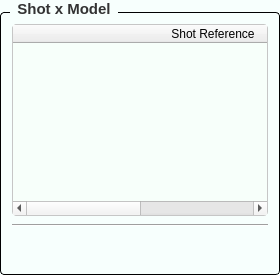
             <widget class="QGroupBox" name="groupAssignShot">
              <property name="sizePolicy">
               <sizepolicy hsizetype="Expanding" vsizetype="Preferred">
                <horstretch>1</horstretch>
                <verstretch>0</verstretch>
               </sizepolicy>
              </property>
              <property name="maximumSize">
               <size>
                <width>16777215</width>
                <height>350</height>
               </size>
              </property>
              <property name="font">
               <font>
                <family>Segoe UI</family>
                <pointsize>-1</pointsize>
                <weight>75</weight>
                <bold>true</bold>
               </font>
              </property>
              <property name="styleSheet">
               <string notr="true">/* Khung chính của GroupBox */
QGroupBox {
    background-color: #F7FFFD; /* Màu nền theo yêu cầu của bạn */
    border: 1px solid #000000; /* Viền xám mảnh để định hình khối */
    border-radius: 4px;        /* Bo tròn góc 4px đồng bộ với QPushButton */
    margin-top: 12px;          /* Tạo khoảng cách phía trên để nhường chỗ cho chữ tiêu đề */
    font-size: 15px;           /* Kích thước chữ tiêu đề */
    font-weight: bold;         /* Làm đậm chữ tiêu đề */
    color: #333333;            /* Màu chữ tiêu đề */
}

/* Tùy chỉnh vị trí của chữ tiêu đề GroupBox */
QGroupBox::title {
    subcontrol-origin: margin;
    subcontrol-position: top left; /* Đặt tiêu đề ở góc trên bên trái */
    left: 10px;                    /* Đẩy chữ dịch vào trong một chút cho đẹp */
    padding: 0px 5px;              /* Khoảng cách đệm xung quanh chữ */
}
</string>
              </property>
              <property name="title">
               <string>Shot x Model</string>
              </property>
              <layout class="QGridLayout" name="gridLayout_22">
               <item row="0" column="0">
                <layout class="QVBoxLayout" name="vlayout_shot_v">
                 <property name="spacing">
                  <number>8</number>
                 </property>
                 <item>
                  <widget class="QTableWidget" name="tableWidget_shotxmodel">
                   <property name="minimumSize">
                    <size>
                     <width>0</width>
                     <height>0</height>
                    </size>
                   </property>
                   <property name="font">
                    <font>
                     <family>Segoe UI</family>
                     <pointsize>10</pointsize>
                    </font>
                   </property>
                   <property name="styleSheet">
                    <string notr="true">/* Khung chính của bảng TableView */
QTableView {
    background-color: #F7FFFA; /* Màu xanh lá nhạt dịu mắt (Mint Light) */
    border: 1px solid #c6c6c6;  /* Viền xám mảnh đồng bộ */
    border-radius: 4px;         /* Bo tròn góc 4px */
    gridline-color: #d0ebd5;    /* Màu của các đường lưới ngăn cách ô (xanh lá rất nhạt) */
}

/* Màu nền của từng ô dữ liệu bên trong bảng */
QTableView::item {
    background-color: #F7FFFA; /* Đồng bộ màu xanh lá nhạt cho các ô */
    color: #2c3e50;            /* Màu chữ tối để dễ đọc */
}

/* Hiệu ứng khi di chuột qua một dòng/ô */
QTableView::item:hover {
    background-color: #F5FFE1; /* Xanh lá đậm hơn một chút khi di chuột */
}

/* Hiệu ứng khi NGƯỜI DÙNG CLICK CHỌN một dòng/ô */
QTableView::item:selected {
    background-color: #E9F8FF; /* Đổi thành màu xanh lá đậm khi được chọn */
    color: black;              /* Chữ chuyển sang trắng để nổi bật */
}
</string>
                   </property>
                   <property name="editTriggers">
                    <set>QAbstractItemView::DoubleClicked|QAbstractItemView::EditKeyPressed</set>
                   </property>
                   <property name="alternatingRowColors">
                    <bool>true</bool>
                   </property>
                   <property name="selectionBehavior">
                    <enum>QAbstractItemView::SelectRows</enum>
                   </property>
                   <property name="rowCount">
                    <number>0</number>
                   </property>
                   <property name="columnCount">
                    <number>2</number>
                   </property>
                   <attribute name="horizontalHeaderCascadingSectionResizes">
                    <bool>true</bool>
                   </attribute>
                   <attribute name="horizontalHeaderDefaultSectionSize">
                    <number>400</number>
                   </attribute>
                   <attribute name="horizontalHeaderHighlightSections">
                    <bool>true</bool>
                   </attribute>
                   <attribute name="horizontalHeaderShowSortIndicator" stdset="0">
                    <bool>true</bool>
                   </attribute>
                   <attribute name="horizontalHeaderStretchLastSection">
                    <bool>true</bool>
                   </attribute>
                   <attribute name="verticalHeaderCascadingSectionResizes">
                    <bool>true</bool>
                   </attribute>
                   <attribute name="verticalHeaderDefaultSectionSize">
                    <number>40</number>
                   </attribute>
                   <attribute name="verticalHeaderHighlightSections">
                    <bool>true</bool>
                   </attribute>
                   <attribute name="verticalHeaderShowSortIndicator" stdset="0">
                    <bool>true</bool>
                   </attribute>
                   <attribute name="verticalHeaderStretchLastSection">
                    <bool>false</bool>
                   </attribute>
                   <column>
                    <property name="text">
                     <string>Shot Reference</string>
                    </property>
                   </column>
                   <column>
                    <property name="text">
                     <string>Model Link to Shot</string>
                    </property>
                   </column>
                  </widget>
                 </item>
                 <item>
                  <widget class="Line" name="line_12">
                   <property name="orientation">
                    <enum>Qt::Horizontal</enum>
                   </property>
                  </widget>
                 </item>
                </layout>
               </item>
               <item row="1" column="0">
                <layout class="QGridLayout" name="gridLayout_21" rowstretch="0">
                 <property name="spacing">
                  <number>0</number>
                 </property>
                 <item row="0" column="2">
                  <widget class="QPushButton" name="pushButton_clear_shotx">
                   <property name="minimumSize">
                    <size>
                     <width>0</width>
                     <height>30</height>
                    </size>
                   </property>
                   <property name="maximumSize">
                    <size>
                     <width>30</width>
                     <height>16777215</height>
                    </size>
                   </property>
                   <property name="font">
                    <font>
                     <family>Segoe UI</family>
                     <pointsize>10</pointsize>
                     <weight>75</weight>
                     <bold>true</bold>
                    </font>
                   </property>
                   <property name="toolTip">
                    <string>Load Parameter from Mode selected</string>
                   </property>
                   <property name="styleSheet">
                    <string notr="true">QPushButton {
    background-color: transparent;
    border: none;
    border-radius: 6px;
}
QPushButton:hover {
    background-color: rgba(0, 0, 0, 25);     /* nền hiện ra khi rê chuột */
}
QPushButton:pressed {
    background-color: rgba(0, 0, 0, 50);     /* đậm hơn khi nhấn */
}</string>
                   </property>
                   <property name="text">
                    <string/>
                   </property>
                   <property name="icon">
                    <iconset>
                     <normaloff>assert/icon/remove.png</normaloff>assert/icon/remove.png</iconset>
                   </property>
                   <property name="iconSize">
                    <size>
                     <width>25</width>
                     <height>25</height>
                    </size>
                   </property>
                  </widget>
                 </item>
                 <item row="0" column="3">
                  <widget class="QLabel" name="label_38">
                   <property name="minimumSize">
                    <size>
                     <width>20</width>
                     <height>0</height>
                    </size>
                   </property>
                   <property name="text">
                    <string/>
                   </property>
                  </widget>
                 </item>
                 <item row="0" column="0">
                  <spacer name="horizontalSpacer_9">
                   <property name="orientation">
                    <enum>Qt::Horizontal</enum>
                   </property>
                   <property name="sizeHint" stdset="0">
                    <size>
                     <width>40</width>
                     <height>20</height>
                    </size>
                   </property>
                  </spacer>
                 </item>
                 <item row="0" column="4">
                  <widget class="QPushButton" name="pushButton_applyshotxmodel">
                   <property name="minimumSize">
                    <size>
                     <width>0</width>
                     <height>30</height>
                    </size>
                   </property>
                   <property name="maximumSize">
                    <size>
                     <width>30</width>
                     <height>16777215</height>
                    </size>
                   </property>
                   <property name="font">
                    <font>
                     <family>Segoe UI</family>
                     <pointsize>10</pointsize>
                     <weight>75</weight>
                     <bold>true</bold>
                    </font>
                   </property>
                   <property name="toolTip">
                    <string>Save Parameters for Mode selected</string>
                   </property>
                   <property name="styleSheet">
                    <string notr="true">QPushButton {
    background-color: transparent;
    border: none;
    border-radius: 6px;
}
QPushButton:hover {
    background-color: rgba(0, 0, 0, 25);     /* nền hiện ra khi rê chuột */
}
QPushButton:pressed {
    background-color: rgba(0, 0, 0, 50);     /* đậm hơn khi nhấn */
}</string>
                   </property>
                   <property name="text">
                    <string/>
                   </property>
                   <property name="icon">
                    <iconset>
                     <normaloff>assert/icon/floppy-disk.png</normaloff>assert/icon/floppy-disk.png</iconset>
                   </property>
                   <property name="iconSize">
                    <size>
                     <width>25</width>
                     <height>25</height>
                    </size>
                   </property>
                  </widget>
                 </item>
                 <item row="0" column="1">
                  <widget class="QLabel" name="label_39">
                   <property name="minimumSize">
                    <size>
                     <width>20</width>
                     <height>0</height>
                    </size>
                   </property>
                   <property name="text">
                    <string/>
                   </property>
                  </widget>
                 </item>
                </layout>
               </item>
              </layout>
             </widget>
